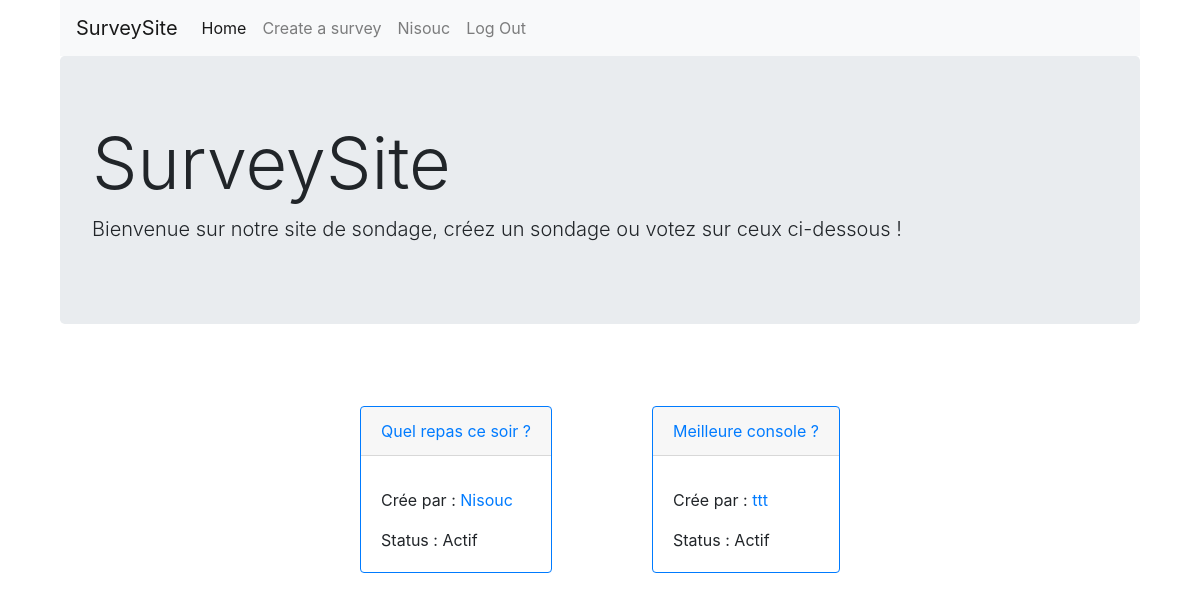
/index.php?page=home (signed in), run on an earlier commit of the app's database.
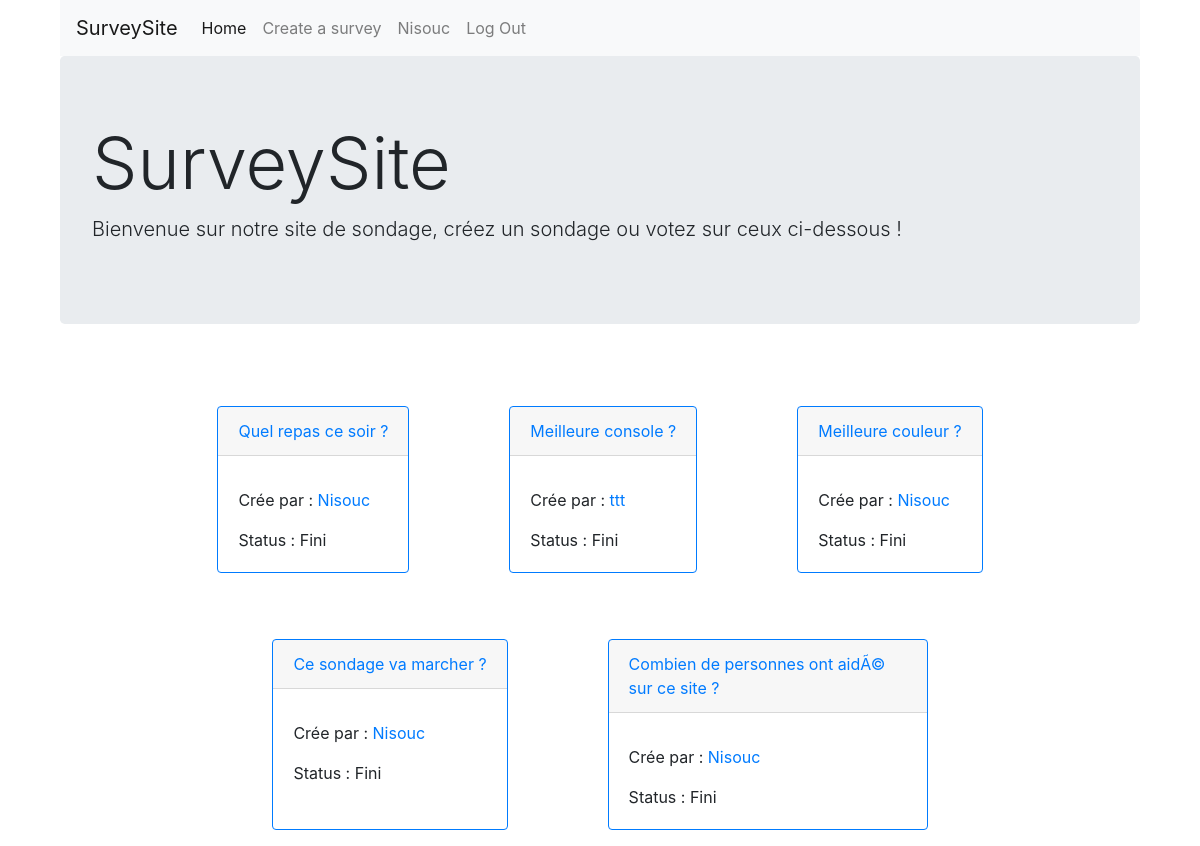
And on a later commit of the database.
### tables this page shows
CREATE TABLE `surveys` (
  `survey_id` int(11) NOT NULL,
  `question` varchar(255) NOT NULL,
  `end` datetime NOT NULL,
  `creatorsId` int(11) NOT NULL,
  `status` int(1) NOT NULL DEFAULT '1'
);

CREATE TABLE `users` (
  `user_id` int(11) NOT NULL,
  `user_name` varchar(255) NOT NULL,
  `user_pass` varchar(255) NOT NULL,
  `user_email` varchar(255) NOT NULL,
  `user_status` tinyint(1) NOT NULL,
  `user_theme` varchar(255) NOT NULL DEFAULT 'white'
);

### App/Controller/DefaultController.php (called while the page is built, shortened)
<?php
class DefaultController {
    public function __construct()
    {
        $this->model = new DefaultModel();
    }
    public function homeIndex()
    {
        $surveys = $this->model->getSurveys();
        $date = new \DateTime();
        $dateNow = $date->format('Y-m-d H:i:s');
        foreach($surveys as $su) {
            if($su['end'] < $dateNow) {
                $this->model->setStatus($su['survey_id']);
            }
        }
        $surveys = $this->model->getSurveys();
        require ROOT."/App/View/homeIndex.php";
    }
}

### Public/index.php (called while the page is built, shortened)
<?php
require ROOT."/Core/Database.php";
require ROOT."/router.php";

### Core/Database.php (called while the page is built, shortened)
<?php
class Database{
    protected $pdo;
    public function __construct()
    {
        try {
            $this->host = $dbConfig["host"];
            $this->dbname = $dbConfig["dbname"];
            $this->user = $dbConfig["user"];
            $this->pass = $dbConfig["pass"];
            $this->pdo = new \PDO("mysql:host=$this->host;dbname=$this->dbname", $this->user, $this->pass);
        } catch (\PDOException $e) {
            return $e->getMessage();
        }
    }
    public function query(string $statement, bool $one)
    {
        $query = $this->pdo->query($statement);
        if ($one === false) {
            return $query->fetch(\PDO::FETCH_ASSOC);
        } else {
            return $query->fetchAll(\PDO::FETCH_ASSOC);
        }
    }
}

### App/Model/DefaultModel.php (called while the page is built, shortened)
<?php
class DefaultModel extends Database
{
    public function getSurveys()
    {
        $getSurveys = "SELECT * FROM surveys INNER JOIN users ON users.user_id = surveys.creatorsId";
        return $this->query($getSurveys, true);
    }
}

### App/View/homeIndex.php (the view, shortened to what this page needs)
<?php
require ROOT."/commons.php";
?>
<!DOCTYPE html>
<html lang="fr">
<head>
</head>
<body>
<div class="jumbotron">
  <h1 class="display-3">SurveySite</h1>
  <p class="lead">Bienvenue sur notre site de sondage, créez un sondage ou votez sur ceux ci-dessous !</p>
</div>
<div class="container">
<?php foreach($surveys as $su):  ?>
<div class="card border-primary mb-3" style="max-width: 20rem; margin: 50px">
  <div class="card-header"><a href="?page=survey&id=<?= $su['survey_id'] ?>"><?php echo $su['question'] ?></a></div>
  <div class="card-body">
    <p class="card-text">Crée par : <a href="?page=user&name=<?= $su['user_name'] ?>"><?= $su['user_name'] ?></a></p>
    <p class="card-text">Status : <?php if ($su['status'] == true) {?> Actif <?php } else if ($su['status'] == 0){ ?> Fini <?php } else { echo "zizi" ;} ?></p>
  </div>
</div>
<?php endforeach; ?>
</div>
</body>
</html>

### router.php (shortened to what this page needs)
<?php
if(array_key_exists("page", $_GET)){
    switch ($_GET["page"]) {
        case 'home' :
            if(isset($_SESSION['Connected']) && $_SESSION['Connected'] == true) {
                $controller = new DefaultController();
                $controller->homeIndex();
            } else {
                $controller = new UserController();
                $controller->createUser();
            }
            break;
    }
} else {
    session_destroy();
    $controller = new UserController();
    $controller->createUser();
}

### commons.php (shortened to what this page needs)
<head>
  <link rel="stylesheet" href="https://cdn.jsdelivr.net/npm/bootstrap@4.5.3/dist/css/bootstrap.min.css">
  <link rel="stylesheet" href="/assets/css/style.css">
</head>
<nav class="navbar navbar-expand-lg navbar-light bg-light">
<a class="navbar-brand" href="?page=home">SurveySite</a>
<div class="collapse navbar-collapse" id="navbarNav">
  <ul class="navbar-nav">
    <li class="nav-item active">
        <a class="nav-link" href="?page=home">Home</a>
    </li>
    <li class="nav-item">
      <a class="nav-link" href="?page=createSurvey">Create a survey</a>
    </li>
    <?php if(isset($_SESSION["Connected"]) && $_SESSION == true) { ?>
      <li class="nav-item">
        <a class="nav-link" href="?page=user"><?= $_SESSION["Username"] ?></a>
      </li>
      <li class="nav-item">
        <a class="nav-link" href="?page=create-user&action=disconnect">Log Out</a>
      </li>
    <?php }
    ?>
  </ul>
</div>
</nav>

### Public/assets/css/style.css (style rules this page uses)
* { margin: 0; padding: 0; box-sizing: border-box; }
html { scroll-behavior: smooth; }
body { width: 90%; margin: auto; }

### App/View/homeIndex.php (style rules this page uses)
.container { display: flex; flex-wrap: wrap; justify-content: center; }

What changed in the data, as far as the page shows it:
changed surveys "Quel repas ce soir ?": status "Actif" → "Fini"
changed surveys "Meilleure console ?": status "Actif" → "Fini"
added surveys: question "Meilleure couleur ?", users.user_name "Nisouc", status "Fini"
added surveys: question "Ce sondage va marcher ?", users.user_name "Nisouc", status "Fini"
added surveys: question "Combien de personnes ont aidÃ© sur ce site ?", users.user_name "Nisouc", status "Fini"
